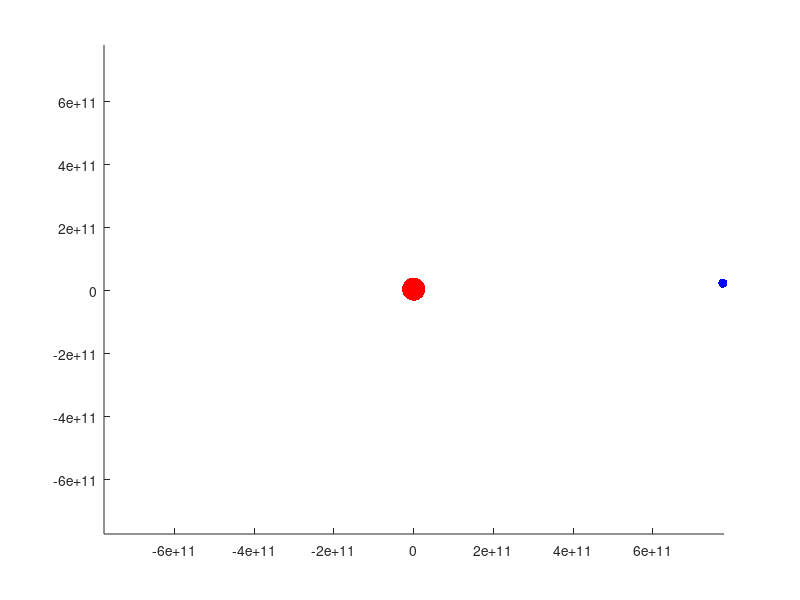

Reproduce this figure in MATLAB.
% Now with animation!
function res = celestial_mechanics_1 ()
%% initialize values 
Number_of_Bodies = 3; % sets number of bodies



% Body 1
m1  =  2e30                    ;%mass of Sun (kg)
P1i =  [0, 0]                  ;%star location vector
V1i =  [0, 0]                  ;%initial orbital velocity of star 2 (m/s)

% Body 2
m2  =  1.8986e27               ;%mass of body 2 (kg)
P2i =  [778500000000, 0]       ;%planet location vector
V2i =  [0, 13100]              ;%initial orbital velocity of star 2 (m/s)

initial_values = [P1i, V1i, P2i,V2i];

%% universe variables
G = 6.67e-11 ; %Nm^2/kg^2
tdays = 4332;
tseconds = tdays * 24 *60 * 60;
step = tseconds/200;
time_span = (0 : step : tseconds);

%% ode 45
%options = odeset ('Events', @events);
[T, Output] = ode45 (@jupitergoesvroom, time_span, initial_values );

%% plot
% hold on
% plot (Output(:,1), Output(:,2), 'y', 'linewidth', 4)
% plot (Output(:,5), Output(:,6), 'r', 'linewidth', 4)

animate_func (T, Output)

%% functions
    function res = jupitergoesvroom (~, W)
        %unpack positions
        P1 = [W(1), W(2)];
        P2 = [W(5), W(6)];
        
        %unpack velocities
        V1x = W(3);
        V1y = W(4);
        
        V2x = W(7);
        V2y = W(8);
        
        %Pack Velocitties
        dP1dt = [V1x;
                V1y];
        
        dP2dt = [V2x;
                V2y];
            
        %Pack Accelerations    
        dV = acceleration (P1, P2);
        dV1dt = dV (1:2);
        dV2dt = dV (3:4);
        
        res = [dP1dt;
            dV1dt;
            dP2dt;
            dV2dt];
    end
    function res = acceleration (P1, P2)
        
        %gravitational_force = gravity_force_func (m1, P1, m2, P2);
        f1 =  F12(m1, P1, m2, P2);
        fx1 = f1 (1);
        fy1 = f1 (2);
        
        fx2 = fx1;
        fy2 = fy1;
        
        xacceleration1 = fx1/m1;
        yacceleration1 = fy1/m1;
        
        xacceleration2 = -fx2/m2;
        yacceleration2 = -fy2/m2;
        
        res =   [xacceleration1;
            yacceleration1;
            xacceleration2;
            yacceleration2];
    end
 
    function res = F12 (m1, P1, m2, P2)
        % define r terms
        R = P2 - P1;
        r = norm (R);
        rhat = R/r;
        
        % force equation
        fg = G * (m1 * m2)/ (r^2) * rhat;
        res = fg;
    end


%% animation
    function animate_func(T,M)
        
        % animate the positions of the planets, assuming that the
        % columns of M are x1, y1, x2, y2.
        X1 = M(:,1);
        Y1 = M(:,2);
        X2 = M(:,5);
        Y2 = M(:,6);
        
        minmax = [min([X1;X2]), max([X1;X2]), min([Y1;Y2]), max([Y1;Y2])];
        
        for i=1:length(T)
            clf;
            axis(minmax);
            hold on;
            draw_func(X1(i), Y1(i), X2(i), Y2(i));
            drawnow;
        end
        
        function draw_func(x1, y1, x2, y2)
            plot(x1, y1, 'r.', 'MarkerSize', 50);
            plot(x2, y2, 'b.', 'MarkerSize', 20);
        end
    end

end
